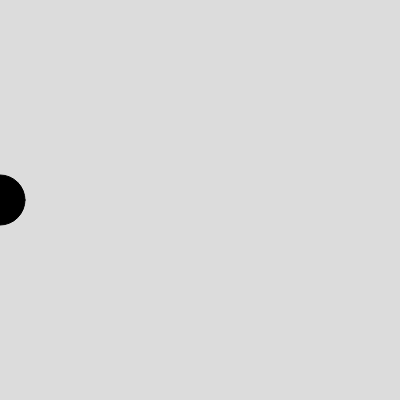
Frame 1 (no input)
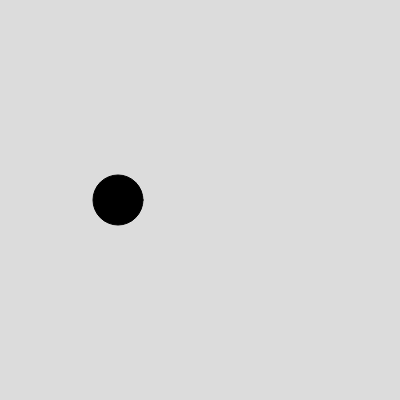
Frame 60 (no input)
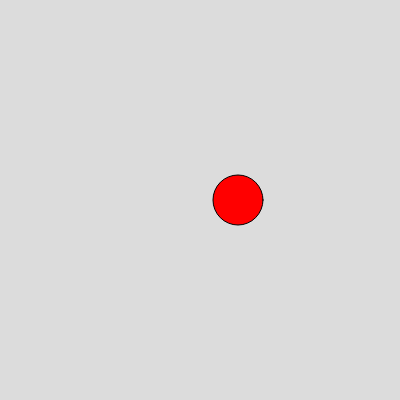
Frame 120 (the mouse pressed at the canvas centre since frame 60)

The p5.js sketch that drew these frames (run headless with seeded random() and noise() and a simulated clock; from frame 60 on, the mouse is pressed at the canvas centre):

// p5.js sketch
// ── sketch.js
// DM2008 — Activity 2a [Guided]
// Mode Switch (20 min)
//
// Keys 1, 2, 3 switch between modes — each one changes the background color.
// Try extending each mode to also change the fill, size, or speed of the ellipse.
// Keep it simple: one clear change per mode that's easy to see on screen.
//
// Stretch: add a 4th mode, or make the ellipse change shape between modes.

let x = 0;       // ellipse x-position
let size = 50;   // ellipse size
let bgColor;     // background color, changed by key presses
let shapeType = 0;

function setup() {
  createCanvas(400, 400);
  bgColor = color(220);
}

function draw() {3
  background(bgColor);

  // --- Your if/else goes here ---
  // Try swapping this out for your own rule.
  if (mouseIsPressed) {
    fill(255, 0, 0); // red on click
  } else {
    fill(0);
  }

  // Draw the ellipse at its current position
  if (shapeType == 0)
  ellipse(x, height / 2, size);
  else 
    rect(x,height/2, size);

  // Move the ellipse
  x += 2;

  // Wrap around when it exits the right edge
  if (x > width + size / 2) {
    x = 0;
  }
}

// Keys 1, 2, 3 change the background color — this is your mode switch
function keyPressed() {
  switch (key) {
    case "1":
      bgColor = color(200, 100, 100);
      shapeType = 1
      size = 150;
      break; // red
    case "2":
      bgColor = color(0, 200, 100);
      shapeType = 0;
      size = 10;
      break; // green
    case "3":
      bgColor = color(100, 100, 200);
      shapeType = 1;
      x=50;
      size = 70;
      break; // blue
    default:
      bgColor = color(220); // grey
  }
}
